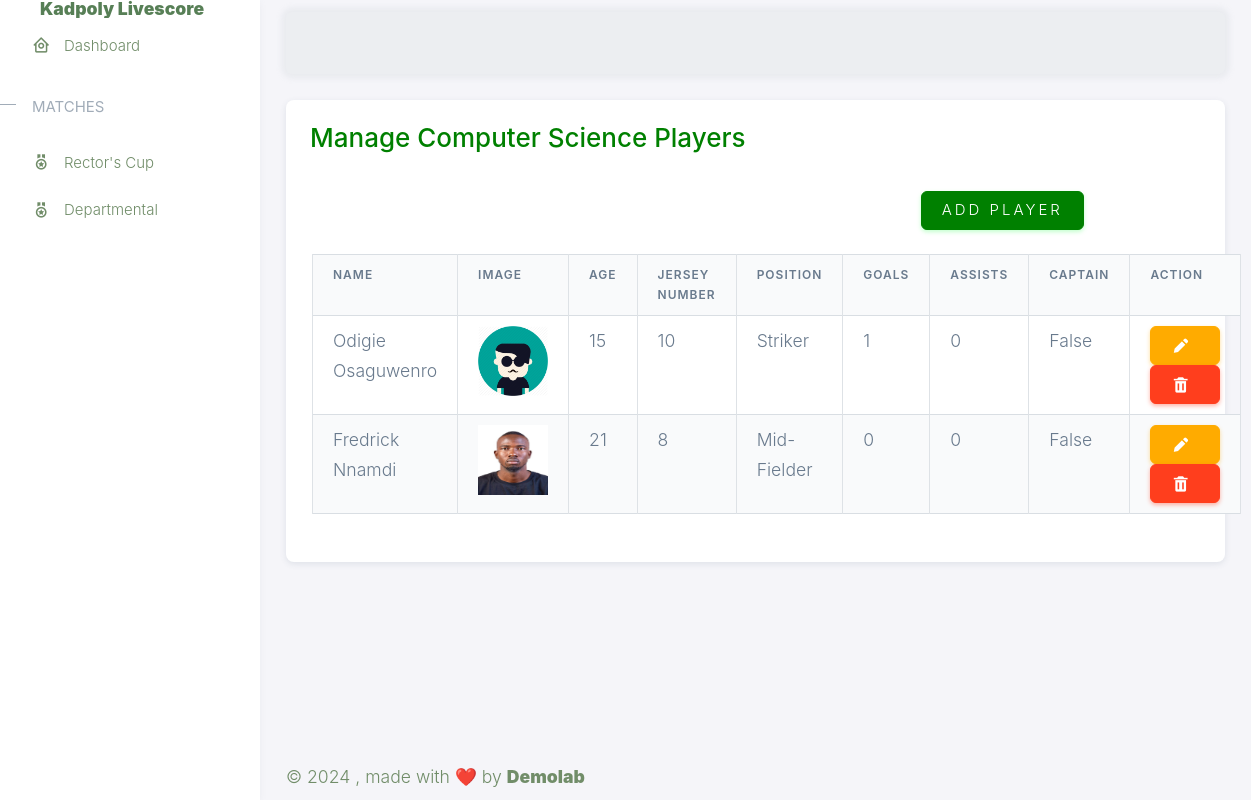
The page /auth/a6c4737b-9cee-4570-bfda-943d5dca98c4/players/ on the database its author committed.
### tournament/models.py (models this page shows, shortened)
class Department(models.Model):
    deptName = models.CharField(max_length=50, unique=True)

class Player(models.Model):
    team_id = models.ForeignKey(Team, on_delete=models.CASCADE)
    name = models.CharField(max_length=30)
    image = models.ImageField(upload_to='upload/', blank=True, null=True)
    age = models.IntegerField()
    jersey_number = models.IntegerField()
    position = models.CharField(max_length=20)
    goals = models.IntegerField()
    assists = models.IntegerField()
    is_captain = models.BooleanField()

### lvs_auth/views.py (the view, shortened to what this page needs)
# urls.py: path('<str:pk>/players/', TeamPlayers.as_view(), name='team_players'),
class TeamPlayers(ListView, FormView):
    model = Player
    context_object_name = "players"
    template_name = "lvs_auth/team_players.html"
    form_class = TeamPlayerForm
    def get_queryset(self):
        players = self.model.objects.filter(team_id = self.kwargs['pk'])
        return players
    def get_context_data(self, **kwargs):
        context = super().get_context_data(**kwargs)
        context['team_pk'] = self.kwargs['pk']
        team = Team.objects.get(team_id=context['team_pk'])
        context['team_name'] = team.deptName.deptName
        return context

### templates/lvs_auth/team_players.html (shortened to what this page needs)
{% extends 'base.html' %}
{% load static %}
{% block head %}{% include 'utils/auth_head.html' %}{% endblock head %}
{% block body %}
    <div class="layout-wrapper layout-content-navbar">
      <div class="layout-container">
        {% block aside %}{% include 'utils/aside.html' %}{% endblock aside %}
        <div class="layout-page">
          {% include 'utils/nav.html' %}
          <div class="content-wrapper">
            <div class="container-xxl flex-grow-1 container-p-y">
              <div class="row">
                <div class="col-lg-12 mb-4 order-0">
                  <div class="card">
                    <div class="d-flex align-items-end row">
                      <div class="col-sm-7">
                        <div class="card-body">
                          <h3 class="card-title text-primary">Manage {{team_name}} Players</h3>
                        </div>
                      </div>
                    </div>
                    <div class="container">
                      <div class="row mb-4 justify-content-end">
                        <div class="col-md-4 ml-auto">
                          <button type="button" class="btn btn-primary" data-toggle="modal" data-target="#modalSamp">Add Player</button>
                        </div>
                      </div>
                        <div class="row mb-5">
                          <div class="col-md-12">
                            {% if players %}
                            <table class="table table-bordered table-striped">
                              <tr>
                                  <th>NAME</th>
                                  <th>IMAGE</th>
                                  <th>AGE</th>
                                  <th>JERSEY NUMBER</th>
                                  <th>POSITION</th>
                                  <th>GOALS</th>
                                  <th>ASSISTS</th>
                                  <th>CAPTAIN</th>
                                  <th>ACTION</th>
                              </tr>
                              {% for player in players %}
                                  <tr>
                                      <td>{{player.name}}</td>
                                      <td><img src="{{player.image.url}}" alt="player's image" width="70" height="70"></td>
                                      <td>{{player.age}}</td>
                                      <td>{{player.jersey_number}}</td>
                                      <td>{{player.position}}</td>
                                      <td>{{player.goals}}</td>
                                      <td>{{player.assists}}</td>
                                      <td>{{player.is_captain}}</td>
                                      <td>
                                        <a href="{% url 'auth:update_player' player.id %}" class="btn btn-warning"><i class="menu-icon tf-icons bx bxs-pencil"></i></a>
                                        <button type="button" class="btn btn-danger" data-toggle="modal" data-target="#delete{{forloop.counter}}"><i class="menu-icon tf-icons bx bxs-trash"></i></button>
                                      </td>
                                    </tr>
                                    {% endfor %}
                          </table>
                            {% else %}
                            <div class="col text-center">
                              <h4 class="">No players on this team</h4>
                            </div>
                            {% endif %}
                          </div>
                        </div>
                      </div>
                  </div>
                </div>
                </div>
            </div>
            {% include 'utils/footer.html' %}
          </div>
        </div>
      </div>
    </div>
{% endblock body %}

### templates/base.html (shortened to what this page needs)
{% load static %}
<!DOCTYPE html>
<html lang="en">
<head>
    {% block head %}{% endblock head %}
</head>
<body>
    {% block body %}{% endblock body %}
</body>
</html>

### templates/utils/auth_head.html
{% load static %}
<link rel="stylesheet"  href="{% static 'assets/css/bootstrap.min.css' %} " />
<link rel ="stylesheet" href = "{% static 'assets/vendor/css/core.css' %}" class="template-customizer-core-css">
<link rel ="stylesheet" href = "{% static 'assets/vendor/css/theme-default.css' %}" class="template-customizer-core-css">
<link rel="stylesheet"  href="{% static 'assets/css/style.css' %} " />
<link rel="stylesheet"  href="{% static 'assets/vendor/fonts/boxicons.css' %}" />

### templates/utils/aside.html (shortened to what this page needs)
{% block aside %}
<aside id="layout-menu" class="layout-menu menu-vertical menu bg-menu-theme">
    <div class="app-brand demo">
      <a href="{% url 'scores:index' %}" class="app-brand-link">
        <span class="app-brand-text demo menu-text fw-bolder ms-2">Kadpoly Livescore</span>
      </a>
    </div>
    <ul class="menu-inner py-1">
      {% if request.user.is_staff %}
        <li class="menu-item {% if request.path == "/" %}active{% endif %}">
          <a href="{% url 'scores:index' %}" class="menu-link">
            <i class="menu-icon tf-icons bx bx-home-circle"></i>
            <div data-i18n="Analytics">Dashboard</div>
          </a>
        </li>
        <li class="menu-header small text-uppercase"><span class="menu-header-text">Admin Fixtures</span></li>
        <li class="menu-item {% if 'fixtures' in request.path %}active{% endif %}">
          <a href="javascript:void(0)" class="menu-link menu-toggle">
            <i class="menu-icon tf-icons bx bx-table"></i>
            <div data-i18n="Extended UI">Manage Fixtures</div>
          </a>
          <ul class="menu-sub">
            <li class="menu-item">
              <a href="{% url 'scores:fixtures' 'rector-cup' %}" class="menu-link">
                <div data-i18n="Perfect Scrollbar">Rector's Cup </div>
              </a>
            </li>
            <li class="menu-item">
              <a href="{% url 'scores:fixtures' 'departmental' %}" class="menu-link">
                <div data-i18n="Text Divider">Departmental</div>
              </a>
            </li>
          </ul>
        </li>
        <li class="menu-item {% if request.path == '/auth/teams/' or 'players' in request.path %} active{% endif %}">
          <a href="{% url 'auth:team' %}" class="menu-link">
            <i class="menu-icon tf-icons bx bx-group"></i>
            <div data-i18n="Analytics">Manage Teams</div>
          </a>
        </li>
      {% else %}
        <li class="menu-item {% if request.path == "/" %}active {% endif %}">
          <a href="{% url 'scores:index' %}" class="menu-link">
            <i class="menu-icon tf-icons bx bx-home-circle"></i>
            <div data-i18n="Analytics">Dashboard</div>
          </a>
        </li>
      <li class="menu-header small text-uppercase">
        <span class="menu-header-text">Matches</span>
      </li>
      <li class="menu-item {% if request.path == "/matches/rector-cup/" %}active{% endif %}">
        <a href="{% url 'scores:matches' 'rector-cup' %}" class="menu-link">
          <i class="menu-icon tf-icons bx bx-medal"></i>
          <div data-i18n="Analytics">Rector's Cup</div>
        </a>
      </li>
      <li class="menu-item {% if request.path == "/matches/departmental/" %}active{% endif %}">
        <a href="{% url 'scores:matches' 'departmental' %}" class="menu-link">
          <i class="menu-icon tf-icons bx bx-medal"></i>
          <div data-i18n="Analytics">Departmental</div>
        </a>
      </li>
      {% endif %}
    </ul>
  </aside>
{% endblock %}

### templates/utils/nav.html (shortened to what this page needs)
<nav class="layout-navbar container-xxl navbar navbar-expand-xl navbar-detached align-items-center bg-light" id="layout-navbar">
</nav>

### templates/utils/footer.html (shortened to what this page needs)
<footer class="content-footer footer bg-footer-theme">
    <div class="container-xxl d-flex flex-wrap justify-content-between py-2 flex-md-row flex-column">
      <div class="mb-2 mb-md-0">
        ©
        , made with ❤️ by
        <a href="https://twitter.com/_ademola_b" target="_blank" class="footer-link fw-bolder">Demolab</a>
      </div>
    </div>
</footer>

### templates/utils/scripts.html (shortened to what this page needs)
{% load static %}

### static/assets/css/style.css (style rules this page uses)
body { line-height: 1.7; color: #4d4d4d; font-weight: 300; font-size: 1.1rem; }
a { -webkit-transition: .3s all ease; -o-transition: .3s all ease; transition: .3s all ease; }
.btn { text-transform: uppercase; position: relative; -webkit-transition: 0.2s all ease-in-out !important; -o-transition: 0.2s all ease-in-out !important; transition: 0.2s all ease-in-out !important; top: 0; letter-spacing: .05em; }
.btn.btn-primary { font-weight: 300; letter-spacing: .2em; }

### rows shown on the page
Department: deptName "Computer Science"
Player: name "Odigie Osaguwenro", image (picture), age "15", jersey_number "10", position "Striker", goals "1", assists "0", is_captain "False"
Player: name "Fredrick Nnamdi", image (picture), age "21", jersey_number "8", position "Mid-Fielder", goals "0", assists "0", is_captain "False"
